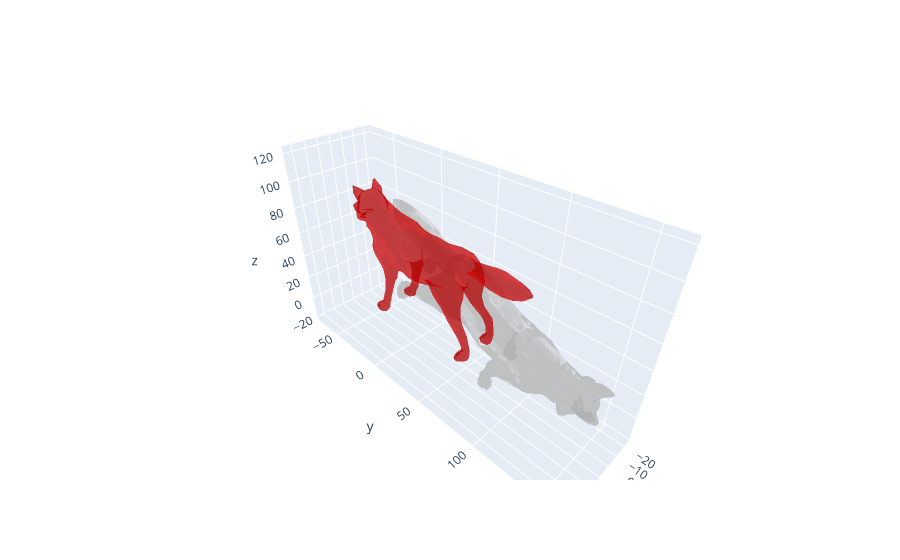

Notebook code for this chart:
### Markdown cell above
Load data and visualize. ``wolf0det.obj`` is a lower resolution and transformed mesh of a wolf. ``wolf0.obj`` contains the original, higher resolution mesh.

### Code cell
m0 = hmesh.load("wolf0det.obj")
m1 = hmesh.load("wolf0.obj")

display_meshes(m0, m1)

### Figure 1 — Plotly figure (JSON) as saved in the notebook; plotly's stock layout.template omitted (floating-point values rounded to 4 significant figures; data arrays with more than 128 entries replaced by an {"elided": "..."} marker saying what was removed)
{"data": [{"color": "#dddddd", "flatshading": true, "i": {"elided": "4342 int values"}, "j": {"elided": "4342 int values"}, "k": {"elided": "4342 int values"}, "opacity": 0.5, "type": "mesh3d", "uid": "cbfcea12-4711-4a10-a8b0-4fd352094646", "x": {"elided": "2173 float values"}, "y": {"elided": "2173 float values"}, "z": {"elided": "2173 float values"}}, {"color": "#dd0000", "flatshading": true, "i": {"elided": "2170 int values"}, "j": {"elided": "2170 int values"}, "k": {"elided": "2170 int values"}, "opacity": 0.5, "type": "mesh3d", "uid": "d7b60699-4fee-49dd-b1aa-78c1a65d0abf", "x": {"elided": "1087 float values"}, "y": {"elided": "1087 float values"}, "z": {"elided": "1087 float values"}}], "layout": {"scene": {"aspectmode": "data"}}}
